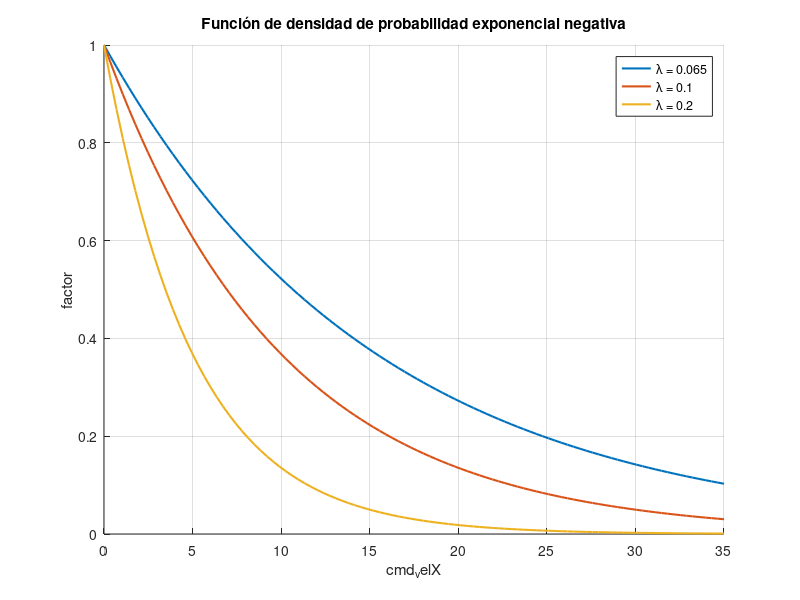

This chart was generated by the following MATLAB code:
clc
clear

current_velX_MAX = 35;
cmd_rotZ_MAX = 2;

% Valores de x
cmd_velX = linspace(0, current_velX_MAX, 100);



% Valores de lambda
lambdas = [0.065 0.1 0.2];

% Graficar la función de densidad de probabilidad para diferentes valores de lambda
clf;
hold on;
for lambda = lambdas
    factor = exp(-lambda * cmd_velX);
    plot(cmd_velX, factor, 'LineWidth', 1.5, 'DisplayName', ['\lambda = ' num2str(lambda)]);
end





title('Función de densidad de probabilidad exponencial negativa');
xlabel('cmd_velX');
ylabel('factor');
legend('Location', 'best');
grid on;
hold off;



